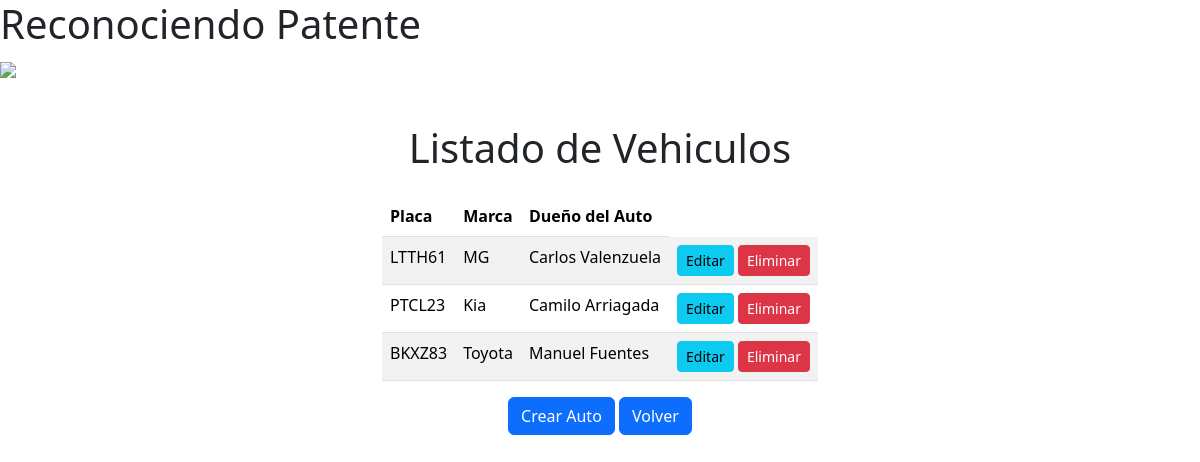
Screenshot of /reconocedor (signed in) with the database file from the repository.
### core/models.py (models this page shows, shortened)
class Auto(models.Model):
    placa = models.CharField(max_length=10)
    marca = models.CharField(max_length=100)
    persona = models.ForeignKey(Persona, on_delete=models.CASCADE)

class Persona(models.Model):
    nombre = models.CharField(max_length=100)
    apellido = models.CharField(max_length=100)
    edad = models.IntegerField()
    telefono = models.CharField(max_length=10)
    correo = models.CharField(max_length=100)
    direccion = models.CharField(max_length=100)
    tipo = models.CharField(max_length=100,choices=tipos,default='R')
    activo = models.BooleanField(default=True)
    def __str__(self):
        return f"{self.nombre} {self.apellido}"

### core/views.py (the view)
# urls.py: path('reconocedor', views.reconocedor, name='reconocedor'),
@login_required
def reconocedor(request):
    autos = Auto.objects.all()
    return render(request, 'reconocedor.html', {'autos': autos})

### core/templates/reconocedor.html (shortened to what this page needs)
<!DOCTYPE html>
<html lang="en">
<head>
    <link href="https://cdn.jsdelivr.net/npm/bootstrap@5.3.3/dist/css/bootstrap.min.css" rel="stylesheet">
</head>
<body>
    <h1>Reconociendo Patente</h1>
    <img src="{% url 'video_feed' %}">
</head>
<body>
    <div class="container main-container">
        <h1 class="text-center my-4">Listado de Vehiculos</h1>
        <div class="table-responsive">
            <table class="table table-striped">
                <thead>
                    <tr>
                        <th>Placa</th>
                        <th>Marca</th>
                        <th>Dueño del Auto</th>
                    </tr>
                </thead>
                <tbody>
                    {% for a in autos %}
                    <tr>
                        <td>{{a.placa}}</td>
                        <td>{{a.marca}}</td>
                        <td>{{a.persona}}</td>
                        <td>
                            <a href="edicion_auto/{{a.id}}" class="btn btn-info btn-sm">Editar</a>
                            <a href="eliminacion_auto/{{a.id}}" class="btn btn-danger btn-sm">Eliminar</a>
                        </td>
                    </tr>
                    {% endfor %}
                </tbody>
            </table>
            <div class="text-center">
                <a href="{% url 'crear Auto' %}" class="btn btn-primary">Crear Auto</a>
                <a href="main" class="btn btn-primary">Volver</a>
            </div>
        </div>
    </div>
</body>
</html>

### core/templates/reconocedor.html (style rules this page uses)
.main-container { display: flex; flex-direction: column; align-items: center; padding-top: 20px; }

### rows the page displays
Auto: placa "LTTH61", marca "MG", persona "Carlos Valenzuela"
Auto: placa "PTCL23", marca "Kia", persona "Camilo Arriagada"
Auto: placa "BKXZ83", marca "Toyota", persona "Manuel Fuentes"
